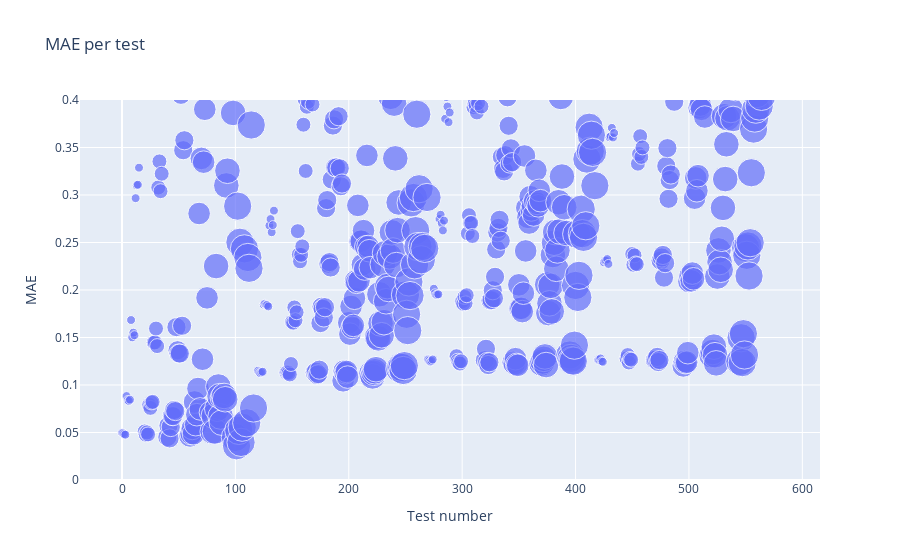

Write notebook code for a chart like this one.
### Code cell
import plotly.express as px

# Sorting data
data_input = sorted_lstm_performance.sort_values(
    by=["Completeness", "Horizon", "WindowSize"], ascending=[False, True, True]
).reset_index(drop=True)

window_values = np.sort(data_input["WindowSize"].unique())
horizon_values = np.sort(data_input["Horizon"].unique())
colors = custom_heatmap(np.linspace(0, 1, len(window_values)))

# We create a new column for colors and sizes for the plot
data_input["color"] = data_input["WindowSize"].apply(
    lambda x: colors[list(window_values).index(x)]
)
data_input["size"] = data_input["Horizon"].apply(
    lambda x: np.linspace(20, 200, len(horizon_values))[list(horizon_values).index(x)]
)

# Interactive scatter plot
fig = px.scatter(
    data_input,
    x=data_input.index,
    y="MAE",
    size="size",
    hover_data=["Horizon", "WindowSize", "RMSE", "R^2", "Training Time (s)"],
    title="MAE per test",
    labels={"MAE": "MAE", "index": "Test number"},
    range_y=[0, 0.4],
)

fig.update_layout(showlegend=True)  # Hide default legend

# Display the plot
fig.show()

### Figure 1 — Plotly figure (JSON) as saved in the notebook; plotly's stock layout.template omitted (floating-point values rounded to 4 significant figures; data arrays with more than 128 entries replaced by an {"elided": "..."} marker saying what was removed)
{"data": [{"customdata": {"elided": "570x5 float values"}, "hovertemplate": "Test number=%{x}<br>MAE=%{y}<br>size=%{marker.size}<br>Horizon=%{customdata[0]}<br>WindowSize=%{customdata[1]}<br>RMSE=%{customdata[2]}<br>R^2=%{customdata[3]}<br>Training Time (s)=%{customdata[4]}<extra></extra>", "legendgroup": "", "marker": {"color": "#636efa", "size": {"elided": "570 int values"}, "sizemode": "area", "sizeref": 0.5, "symbol": "circle"}, "mode": "markers", "name": "", "orientation": "v", "showlegend": false, "type": "scatter", "x": {"elided": "570 int values"}, "xaxis": "x", "y": {"elided": "570 float values"}, "yaxis": "y"}], "layout": {"legend": {"itemsizing": "constant", "tracegroupgap": 0}, "showlegend": true, "title": {"text": "MAE per test"}, "xaxis": {"anchor": "y", "domain": [0, 1], "title": {"text": "Test number"}}, "yaxis": {"anchor": "x", "domain": [0, 1], "range": [0, 0.4], "title": {"text": "MAE"}}}}
